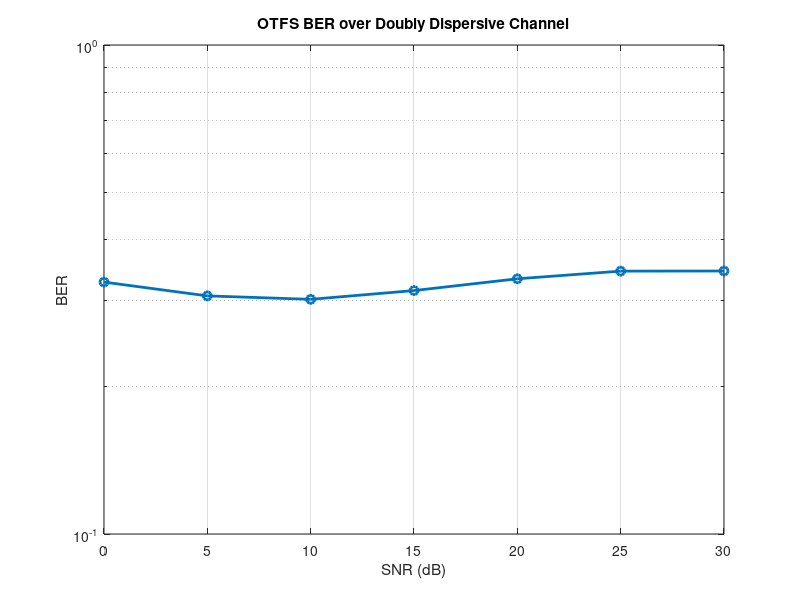

MATLAB code to generate this figure:
clc; clear; close all;pkg load communications;

% Parameters
N = 16; % Number of subcarriers
M = 16; % Number of symbols
mod_size = 4; % QPSK
num_frames = 100; % Number of frames for averaging
SNR_dB = 0:5:30; % SNR range in dB

% Derived parameters
qam_mod = @(x) qammod(x, mod_size);
qam_demod = @(x) qamdemod(x, mod_size);

% Pre-allocate BER
BER = zeros(size(SNR_dB));

% Loop over SNR values
for snr_idx = 1:length(SNR_dB)
    SNR = 10^(SNR_dB(snr_idx) / 10);
    noise_var = 1 / SNR; % Noise variance for UnitAveragePower
    total_errors = 0;
    total_bits = 0;

    for frame = 1:num_frames
        % Transmit symbols
        tx_symbols = randi([0, mod_size-1], M * N, 1);
        tx_modulated = qam_mod(tx_symbols);

        % Reshape to OTFS grid
        tx_grid = reshape(tx_modulated, M, N);

        % OTFS Modulation (ISFFT)
        tx_time = sqrt(N) * ifft(ifft(tx_grid, [], 2), [], 1);
        tx_time = tx_time(:); % Serialize

        % Channel: Doubly dispersive (simple model)
        delay_taps = [0 2 4];
        doppler_shifts = [0 0.1 0.2]; % Normalized Doppler shifts
        path_gains = [1 0.8 0.6];

        P = length(path_gains); % Number of channel
        H_eff = zeros(M * N, M * N);
        for p = 1:P
            % Delay effect: Circular shift in time
            delay_matrix = circshift(eye(M * N), delay_taps(p), 1);

            % Doppler effect: Diagonal phase shifts
            doppler_matrix = diag(exp(1j * 2 * pi * doppler_shifts(p) * (0:M * N - 1)));

            % Combine delay and Doppler effects with path gain
            H_eff = H_eff + path_gains(p) * delay_matrix * doppler_matrix;
        end

        rx_time = zeros(size(tx_time));
        for p = 1:length(delay_taps)
            delayed_signal = [zeros(delay_taps(p), 1);
            tx_time(1:end-delay_taps(p))];
            doppler_effect = exp(1j * 2 * pi * doppler_shifts(p) * (0:length(tx_time)-1)');
            rx_time = rx_time + path_gains(p) * delayed_signal .* doppler_effect;
        end

        % Add noise
        noise = sqrt(noise_var / 2) * (randn(size(rx_time)) + 1j * randn(size(rx_time)));
        rx_time = rx_time + noise;

        % OTFS Demodulation (SFFT)
        rx_grid = reshape(rx_time, M, N);
        rx_grid = fft(fft(rx_grid, [], 1), [], 2) / sqrt(N);

        % Detection
        %rx_symbols = rx_grid(:);
        %rx_symbols = (H_eff' * H_eff + regularization * eye(size(H_eff))) \ (H_eff' * rx_grid(:));
        %rx_symbols = pinv(H_sparse) * rx_grid(:);
        regularization = noise_var; % Regularization parameter (depends on noise power)
        rx_symbols = (H_eff' * H_eff + regularization * eye(size(H_eff))) \ (H_eff' * rx_grid(:));
        rx_demodulated = qam_demod(rx_symbols);

        % BER Calculation
        total_errors = total_errors + sum(rx_demodulated ~= tx_symbols);
        total_bits = total_bits + numel(tx_symbols) * log2(mod_size);
    end

    % Calculate BER for this SNR
    BER(snr_idx) = total_errors / total_bits;
end

% Plot BER curve
semilogy(SNR_dB, BER, '-o', 'LineWidth', 2);
grid on;
xlabel('SNR (dB)');
ylabel('BER');
title('OTFS BER over Doubly Dispersive Channel');

